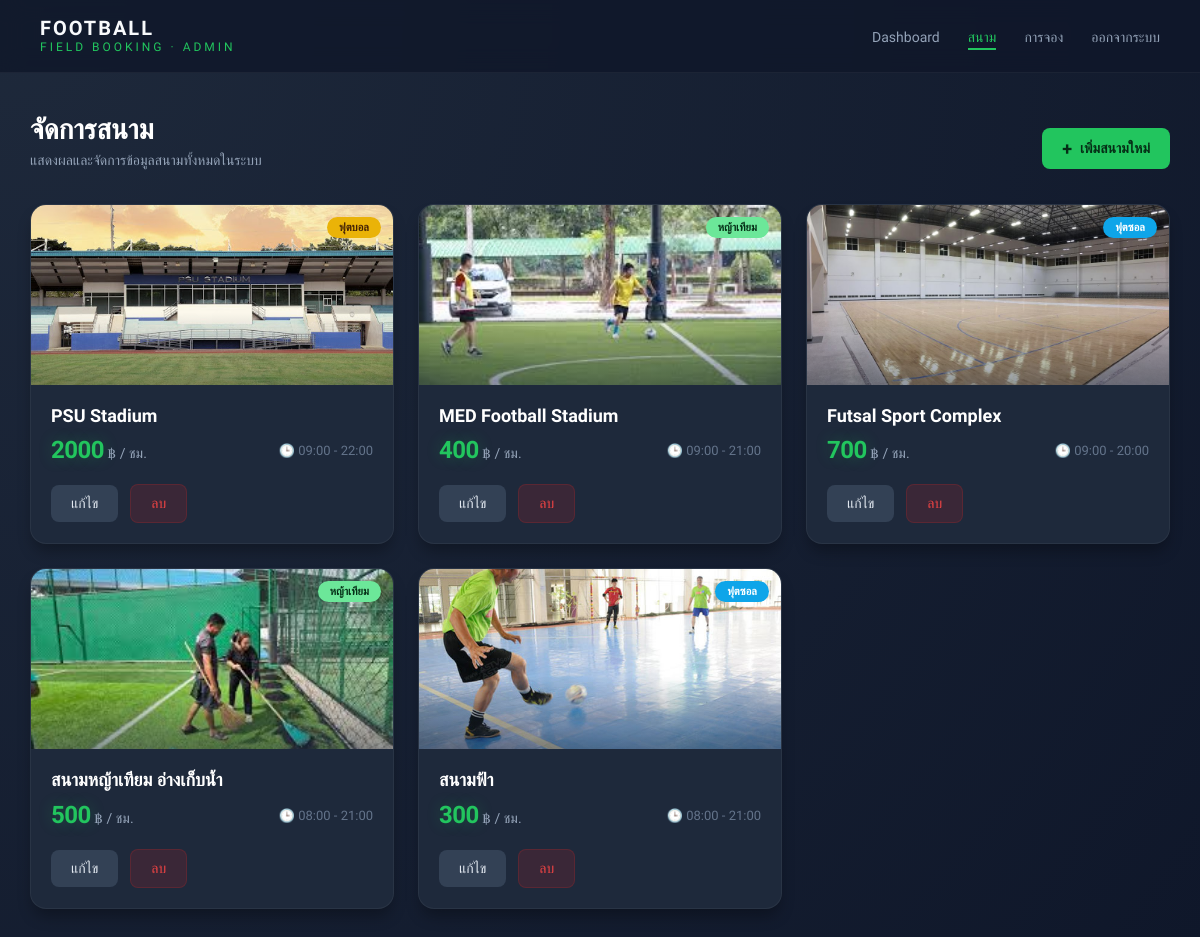
/dashboard/fields/ (signed in), run on the app's committed database.
### booking/models.py (models this page shows, shortened)
class Field(models.Model):
    name = models.CharField(max_length=100)
    field_type = models.CharField(max_length=20, choices=FIELD_TYPE)
    price = models.IntegerField()
    image = models.ImageField(upload_to='fields/', null=True, blank=True)
    open_time = models.TimeField()
    close_time = models.TimeField()

### booking/views.py (the view, shortened to what this page needs)
# urls.py: path('dashboard/fields/', views.field_management, name='field_management'),
@login_required
def field_management(request):
    fields = Field.objects.all()
    return render(request, "booking/field-management.html", {"fields": fields})

### booking/templates/booking/field-management.html (shortened to what this page needs)
{% load static %}
<!DOCTYPE html>
<html lang="th">
<head>
    <link rel="stylesheet" href="{% static 'booking/css/field-management.css' %}">
</head>
<body>
    <nav class="navbar">
        <div class="logo">
            <span class="logo-main">FOOTBALL</span>
            <span class="logo-sub">FIELD BOOKING · ADMIN</span>
        </div>
        <ul class="nav-menu">
            <li><a href="{% url 'admin_dashboard' %}">Dashboard</a></li>
            <li><a href="{% url 'field_management' %}" class="active">สนาม</a></li>
            <li><a href="{% url 'booking_management' %}">การจอง</a></li>
            <li><a href="{% url 'logout' %}">ออกจากระบบ</a></li>
        </ul>
    </nav>
    <div class="container">
        <div class="header">
            <div>
                <h1>จัดการสนาม</h1>
                <p class="subtitle">แสดงผลและจัดการข้อมูลสนามทั้งหมดในระบบ</p>
            </div>
            <button class="btn add" onclick="openAdd()"><span>+</span> เพิ่มสนามใหม่</button>
        </div>
        <div class="field-grid">
            {% for field in fields %}
            <div class="field-card">
                <div class="card-img-wrapper">
                    {% if field.image %}
                    <img src="{{ field.image.url }}">
                    {% else %}
                    <img src="{% static 'booking/images/default.jpg' %}">
                    {% endif %}
                    <span class="badge {{ field.field_type }}">
                        {{ field.get_field_type_display }}
                    </span>
                </div>
                <div class="card-body">
                    <h3>{{ field.name }}</h3>
                    <div class="field-info">
                        <p class="price"><span>{{ field.price }}</span> ฿ / ชม.</p>
                        <p class="time">🕒 {{ field.open_time|time:'H:i' }} - {{ field.close_time|time:'H:i' }}</p>
                    </div>
                    <div class="actions">
                        <button class="btn edit" onclick="openEdit(
                            '{{ field.id }}', '{{ field.name }}', '{{ field.field_type }}',
                            '{{ field.price }}', '{{ field.open_time|time:'H:i' }}', '{{ field.close_time|time:'H:i' }}'
                        )">แก้ไข</button>
                        <a href="{% url 'delete_field' field.id %}" class="btn delete"
                            onclick="return confirm('คุณแน่ใจใช่ไหมที่จะลบสนามนี้?')">ลบ</a>
                    </div>
                </div>
            </div>
            {% endfor %}
        </div>
    </div>
</body>
</html>

### booking/static/booking/css/field-management.css (style rules this page uses)
* { box-sizing: border-box; font-family: 'Prompt', sans-serif; margin: 0; padding: 0; }
body { background: radial-gradient(circle at 0% 0%, #1e293b 0%, #0f172a 100%); color: #f8fafc; min-height: 100vh; }
.navbar { position: sticky; top: 0; z-index: 1000; padding: 18px 40px; display: flex; justify-content: space-between; align-items: center; background: rgba(15, 23, 42, 0.8); backdrop-filter: blur(12px); border-bottom: 1px solid rgba(255, 255, 255, 0.05); }
.logo { line-height: 1; }
.logo-main { display: block; font-size: 20px; font-weight: 700; letter-spacing: 2px; }
.logo-sub { font-size: 12px; font-weight: 500; color: #22c55e; letter-spacing: 3px; }
.nav-menu { list-style: none; display: flex; gap: 28px; margin: 0; padding: 0; }
.nav-menu a { color: #94a3b8; text-decoration: none; font-size: 14px; font-weight: 500; position: relative; padding: 5px 0; }
.nav-menu a:hover, .nav-menu a.active { color: #22c55e; }
.nav-menu a::after { content: ''; position: absolute; bottom: 0; left: 0; width: 0; height: 2px; background: #22c55e; transition: 0.3s; }
.nav-menu a:hover::after, .nav-menu a.active::after { width: 100%; }
.container { max-width: 1300px; margin: 40px auto; padding: 0 30px; }
.header { display: flex; justify-content: space-between; align-items: flex-end; margin-bottom: 35px; }
.header h1 { font-size: 28px; margin: 0; color: #fff; }
.subtitle { font-size: 14px; color: #94a3b8; margin: 5px 0 0 0; }
.field-grid { display: grid; grid-template-columns: repeat(auto-fill, minmax(300px, 1fr)); gap: 24px; }
.field-card { background: #1e293b; border-radius: 16px; overflow: hidden; border: 1px solid rgba(255, 255, 255, 0.05); box-shadow: 0 10px 15px -3px rgba(0, 0, 0, 0.3); }
.card-img-wrapper { position: relative; height: 180px; }
.card-img-wrapper img { width: 100%; height: 100%; object-fit: cover; }
.badge { position: absolute; top: 12px; right: 12px; padding: 4px 12px; border-radius: 20px; font-size: 11px; font-weight: 600; }
.badge.football { background: #eab308; color: #422006; }
.badge.futsal { background: #0ea5e9; color: #fff; }
.badge.football7 { background: #6ce799; color: #052e16; }
.card-body { padding: 20px; }
.card-body h3 { margin: 0 0 10px 0; font-size: 18px; color: #fff; }
.field-info { display: flex; justify-content: space-between; align-items: center; margin-bottom: 20px; }
.price { color: #94a3b8; font-size: 14px; margin: 0; }
.price span { color: #22c55e; font-size: 20px; font-weight: 700; }
.time { font-size: 13px; color: #64748b; margin: 0; }
.btn { padding: 10px 20px; border-radius: 8px; border: none; font-size: 14px; font-weight: 500; cursor: pointer; display: inline-flex; align-items: center; justify-content: center; }
.btn.add { background: #22c55e; color: #052e16; font-weight: 600; }
.btn.add span { margin-right: 8px; font-size: 18px; }
.btn.edit { background: #334155; color: #e2e8f0; flex: 2; }
.btn.delete { background: rgba(220, 38, 38, 0.15); color: #ef4444; flex: 1; text-decoration: none; margin-left: 8px; border: 1px solid rgba(220, 38, 38, 0.2); }
.field-card { background: #1e293b; border-radius: 16px; overflow: hidden; border: 1px solid rgba(255, 255, 255, 0.05); box-shadow: 0 10px 15px -3px rgba(0, 0, 0, 0.3); transition: all 0.4s cubic-bezier(0.175, 0.885, 0.32, 1.275); position: relative; }
.card-img-wrapper::after { content: ""; position: absolute; inset: 0; background: linear-gradient(to top, rgba(30, 41, 59, 0.8), transparent 40%); opacity: 0.6; }
.price span { color: #22c55e; font-size: 24px; font-weight: 700; letter-spacing: -0.5px; text-shadow: 0 0 15px rgba(34, 197, 94, 0.3); }
.btn { transition: all 0.2s ease; position: relative; overflow: hidden; }

### data on the page
Field: image (picture), field_type "ฟุตบอล", name "PSU Stadium", price "2000", open_time "09:00", close_time "22:00"
Field: image (picture), field_type "หญ้าเทียม", name "MED Football Stadium", price "400", open_time "09:00", close_time "21:00"
Field: image (picture), field_type "ฟุตซอล", name "Futsal Sport Complex", price "700", open_time "09:00", close_time "20:00"
Field: image (picture), field_type "หญ้าเทียม", name "สนามหญ้าเทียม อ่างเก็บน้ำ", price "500", open_time "08:00", close_time "21:00"
Field: image (picture), field_type "ฟุตซอล", name "สนามฟ้า", price "300", open_time "08:00", close_time "21:00"
